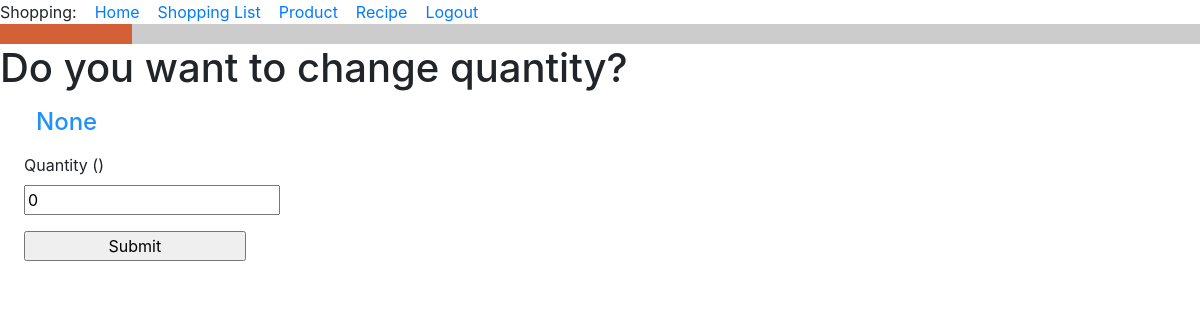
Before: /change_quantity_ingredient/5/49 (signed in) with the older database file.
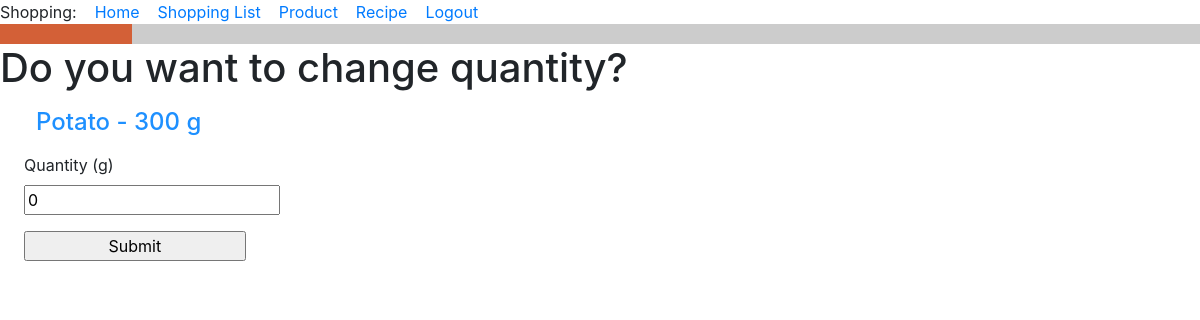
After: the same page with the newer database file.
### food_app/models.py (models this page shows, shortened)
class Product(db.Model):
    id = db.Column(db.Integer, primary_key=True)
    title = db.Column(db.String(256), index=True, unique=True, nullable=False)
    type_of_product = db.Column(db.String(120))
    unit_of_measure = db.Column(db.String(120))
    def __str__(self):
        return f'{self.title}'.capitalize()  # Big first letter only.

class Ingredient(db.Model):
    id = db.Column(db.Integer, primary_key=True)
    recipe_id = db.Column(db.ForeignKey('recipe.id'))
    product_id = db.Column(db.ForeignKey('product.id'))
    product = db.relationship('Product')
    quantity = db.Column(db.Integer)
    unit_of_measure = db.Column(db.String(120))
    def __str__(self):
        return f'{self.product} - {self.quantity} {self.unit_of_measure}'

### food_app/routes.py (the view)
@app.route('/change_quantity_ingredient/<recipe_id>/<ingredient_id>', methods=['GET', 'POST'])
@login_required
def change_quantity_ingredient(recipe_id, ingredient_id):
    ingredient = Ingredient.query.filter_by(id=ingredient_id).first()
    form = ChangeQuantityIngredientForm()
    if request.method == 'GET':
        return render_template("change_quantity_ingredient.html", title='Do you want to change quantity?', ingredient=ingredient,
                               form=form)
    if form.validate_on_submit():
        ingredient.quantity = form.quantity.data
        db.session.commit()
        return redirect(url_for('edit_recipe', recipe_id=recipe_id))

### food_app/forms.py
class ChangeQuantityIngredientForm(FlaskForm):
    quantity = IntegerField('Quantity', default=0)
    submit = SubmitField('                 Submit                 ')

### food_app/models.py (called while the page is built)
@login.user_loader
def load_user(id):
    return User.query.get(int(id))

### food_app/templates/change_quantity_ingredient.html (shortened to what this page needs)
{% extends "base.html" %}
{% block content %}
<h1>Do you want to change quantity? </h1>
<h4><div><p><p style="margin-left:1.5em"><font color="#1e90ff">{{ ingredient }}</font></p></div></h4>
  <form action="" method="post">
        <p>
            <p style="margin-left:1.5em">{{ form.quantity.label }} ({{ ingredient.unit_of_measure }})<br>
            {{ form.quantity }}<br>
        </p>
        <p><p style="margin-left:1.5em">{{ form.submit() }}</p>
    </form></p>
{% endblock %}

### food_app/templates/base.html (shortened to what this page needs)
<!doctype html>
<html lang="en">
<head>
    {% block head %}
    {% block styles %}
    {{ bootstrap.load_css() }}
    {% endblock %}
    {% endblock %}
<body>
{% block navigation %}
<div>
    Shopping:&#160&#160&#160
    <a href="{{ url_for('index') }}">Home</a>&#160&#160&#160
    <a href="{{ url_for('shopping_list') }}">Shopping List</a>&#160&#160&#160
    <a href="{{ url_for('product') }}">Product</a>&#160&#160&#160
    <a href="{{ url_for('recipe') }}">Recipe</a>&#160&#160&#160
    <a href="{{ url_for('logout') }}">Logout</a>
</div>
{% endblock %}
 <head>
 </head>
 <body>
  <div class="layer1">
   <div class="layer2">
   </div>
  </div>
 </body>
{% block content %}
{% endblock %}

### food_app/templates/base.html (style rules this page uses)
.layer1 { background-color: #D36037; }
.layer2 { margin-left: 11%; background-color: #ccc; padding: 10px; }

Changed rows visible on the page:
added Product: title.unit_of_measure "Potato - 300 g"
added Ingredient: unit_of_measure "g"
Other visible differences:
{{ ingredient }}: "None" → (not shown)
